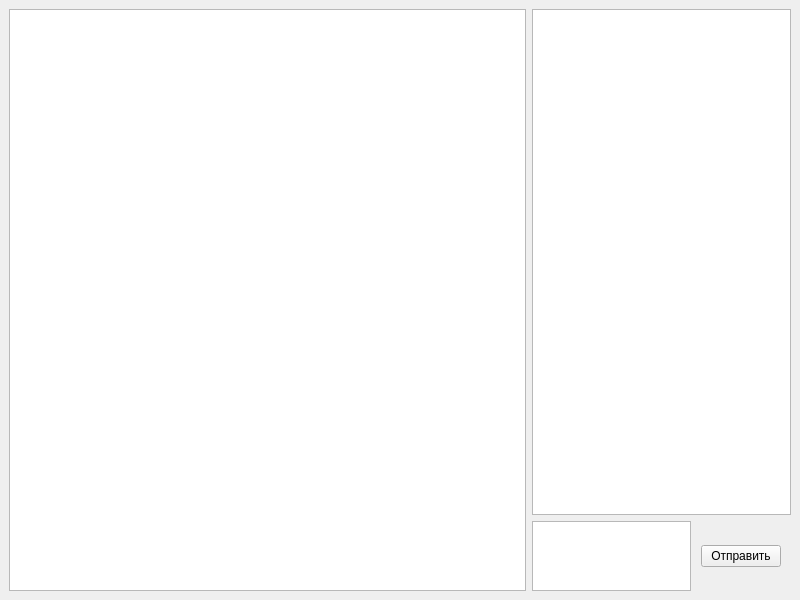
<?xml version="1.0" encoding="UTF-8"?>
<ui version="4.0">
 <class>MainWindow</class>
 <widget class="QMainWindow" name="MainWindow">
  <property name="geometry">
   <rect>
    <x>0</x>
    <y>0</y>
    <width>800</width>
    <height>600</height>
   </rect>
  </property>
  <property name="windowTitle">
   <string>BB2049</string>
  </property>
  <widget class="QWidget" name="centralwidget">
   <layout class="QGridLayout" name="gridLayout" columnstretch="2,1">
    <item row="0" column="0">
     <widget class="QGraphicsView" name="graphicsView"/>
    </item>
    <item row="0" column="1">
     <layout class="QVBoxLayout" name="verticalLayout" stretch="100,1">
      <item>
       <widget class="QTextBrowser" name="textBrowser">
        <property name="readOnly">
         <bool>true</bool>
        </property>
       </widget>
      </item>
      <item>
       <layout class="QHBoxLayout" name="horizontalLayout" stretch="0,0">
        <property name="spacing">
         <number>10</number>
        </property>
        <property name="rightMargin">
         <number>10</number>
        </property>
        <item>
         <widget class="QPlainTextEdit" name="plainTextEdit"/>
        </item>
        <item>
         <widget class="QPushButton" name="pushButton">
          <property name="text">
           <string>Отправить</string>
          </property>
         </widget>
        </item>
       </layout>
      </item>
     </layout>
    </item>
   </layout>
  </widget>
 </widget>
 <resources/>
 <connections/>
</ui>
